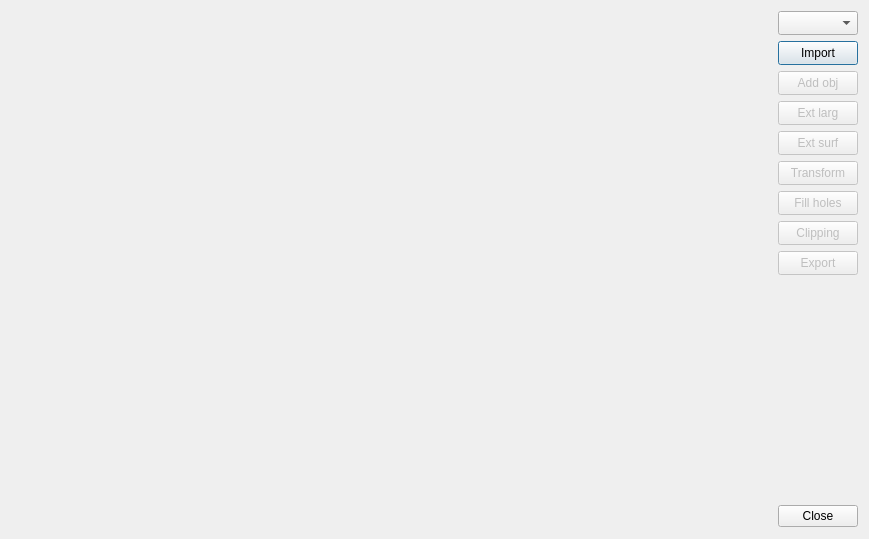
<?xml version="1.0" encoding="UTF-8"?>
<ui version="4.0">
 <class>DataProcess</class>
 <widget class="QDialog" name="DataProcess">
  <property name="windowModality">
   <enum>Qt::WindowModal</enum>
  </property>
  <property name="geometry">
   <rect>
    <x>0</x>
    <y>0</y>
    <width>869</width>
    <height>539</height>
   </rect>
  </property>
  <property name="windowTitle">
   <string>Data Processing</string>
  </property>
  <property name="windowIcon">
   <iconset resource="imageregistration.qrc">
    <normaloff>:/Icon/icon/processing_logo.png</normaloff>:/Icon/icon/processing_logo.png</iconset>
  </property>
  <property name="windowOpacity">
   <double>1.000000000000000</double>
  </property>
  <property name="styleSheet">
   <string notr="true"/>
  </property>
  <layout class="QGridLayout" name="gridLayout_2">
   <item row="0" column="0">
    <layout class="QGridLayout" name="gridLayout">
     <item row="0" column="0">
      <layout class="QHBoxLayout" name="horizontalLayout_2">
       <item>
        <widget class="QVTKWidget" name="qvtkWidget">
         <property name="sizePolicy">
          <sizepolicy hsizetype="Expanding" vsizetype="Expanding">
           <horstretch>0</horstretch>
           <verstretch>0</verstretch>
          </sizepolicy>
         </property>
         <property name="minimumSize">
          <size>
           <width>400</width>
           <height>200</height>
          </size>
         </property>
        </widget>
       </item>
       <item>
        <layout class="QVBoxLayout" name="verticalLayout">
         <item>
          <widget class="QComboBox" name="comboBox">
           <property name="minimumSize">
            <size>
             <width>75</width>
             <height>24</height>
            </size>
           </property>
          </widget>
         </item>
         <item>
          <widget class="QPushButton" name="Open">
           <property name="sizePolicy">
            <sizepolicy hsizetype="Fixed" vsizetype="Fixed">
             <horstretch>0</horstretch>
             <verstretch>0</verstretch>
            </sizepolicy>
           </property>
           <property name="minimumSize">
            <size>
             <width>75</width>
             <height>24</height>
            </size>
           </property>
           <property name="cursor">
            <cursorShape>PointingHandCursor</cursorShape>
           </property>
           <property name="text">
            <string>Import</string>
           </property>
           <property name="icon">
            <iconset resource="imageregistration.qrc">
             <normaloff>:/Icon/icon/folder2.png</normaloff>:/Icon/icon/folder2.png</iconset>
           </property>
          </widget>
         </item>
         <item>
          <widget class="QPushButton" name="addObject">
           <property name="enabled">
            <bool>false</bool>
           </property>
           <property name="sizePolicy">
            <sizepolicy hsizetype="Fixed" vsizetype="Fixed">
             <horstretch>0</horstretch>
             <verstretch>0</verstretch>
            </sizepolicy>
           </property>
           <property name="minimumSize">
            <size>
             <width>75</width>
             <height>24</height>
            </size>
           </property>
           <property name="cursor">
            <cursorShape>PointingHandCursor</cursorShape>
           </property>
           <property name="text">
            <string>Add obj</string>
           </property>
           <property name="icon">
            <iconset resource="imageregistration.qrc">
             <normaloff>:/Icon/icon/plus.png</normaloff>:/Icon/icon/plus.png</iconset>
           </property>
          </widget>
         </item>
         <item>
          <widget class="QPushButton" name="extractLarge">
           <property name="enabled">
            <bool>false</bool>
           </property>
           <property name="sizePolicy">
            <sizepolicy hsizetype="Fixed" vsizetype="Fixed">
             <horstretch>0</horstretch>
             <verstretch>0</verstretch>
            </sizepolicy>
           </property>
           <property name="minimumSize">
            <size>
             <width>75</width>
             <height>24</height>
            </size>
           </property>
           <property name="cursor">
            <cursorShape>PointingHandCursor</cursorShape>
           </property>
           <property name="text">
            <string>Ext larg</string>
           </property>
           <property name="icon">
            <iconset resource="imageregistration.qrc">
             <normaloff>:/Icon/icon/ExtractLargestSurface.png</normaloff>:/Icon/icon/ExtractLargestSurface.png</iconset>
           </property>
          </widget>
         </item>
         <item>
          <widget class="QPushButton" name="ExtractSurface">
           <property name="enabled">
            <bool>false</bool>
           </property>
           <property name="sizePolicy">
            <sizepolicy hsizetype="Fixed" vsizetype="Fixed">
             <horstretch>0</horstretch>
             <verstretch>0</verstretch>
            </sizepolicy>
           </property>
           <property name="minimumSize">
            <size>
             <width>75</width>
             <height>24</height>
            </size>
           </property>
           <property name="cursor">
            <cursorShape>PointingHandCursor</cursorShape>
           </property>
           <property name="text">
            <string>Ext surf</string>
           </property>
           <property name="icon">
            <iconset resource="imageregistration.qrc">
             <normaloff>:/Icon/icon/250px-Marching_tetrahedrons.png</normaloff>:/Icon/icon/250px-Marching_tetrahedrons.png</iconset>
           </property>
          </widget>
         </item>
         <item>
          <widget class="QPushButton" name="Transform">
           <property name="enabled">
            <bool>false</bool>
           </property>
           <property name="sizePolicy">
            <sizepolicy hsizetype="Fixed" vsizetype="Fixed">
             <horstretch>0</horstretch>
             <verstretch>0</verstretch>
            </sizepolicy>
           </property>
           <property name="minimumSize">
            <size>
             <width>75</width>
             <height>24</height>
            </size>
           </property>
           <property name="cursor">
            <cursorShape>PointingHandCursor</cursorShape>
           </property>
           <property name="text">
            <string>Transform</string>
           </property>
           <property name="icon">
            <iconset resource="imageregistration.qrc">
             <normaloff>:/Icon/icon/ruler.png</normaloff>:/Icon/icon/ruler.png</iconset>
           </property>
          </widget>
         </item>
         <item>
          <widget class="QPushButton" name="FillHoles">
           <property name="enabled">
            <bool>false</bool>
           </property>
           <property name="sizePolicy">
            <sizepolicy hsizetype="Fixed" vsizetype="Fixed">
             <horstretch>0</horstretch>
             <verstretch>0</verstretch>
            </sizepolicy>
           </property>
           <property name="minimumSize">
            <size>
             <width>75</width>
             <height>24</height>
            </size>
           </property>
           <property name="cursor">
            <cursorShape>PointingHandCursor</cursorShape>
           </property>
           <property name="text">
            <string>Fill holes</string>
           </property>
           <property name="icon">
            <iconset resource="imageregistration.qrc">
             <normaloff>:/Icon/icon/polygon.png</normaloff>:/Icon/icon/polygon.png</iconset>
           </property>
          </widget>
         </item>
         <item>
          <widget class="QPushButton" name="clipping">
           <property name="enabled">
            <bool>false</bool>
           </property>
           <property name="sizePolicy">
            <sizepolicy hsizetype="Fixed" vsizetype="Fixed">
             <horstretch>0</horstretch>
             <verstretch>0</verstretch>
            </sizepolicy>
           </property>
           <property name="minimumSize">
            <size>
             <width>75</width>
             <height>24</height>
            </size>
           </property>
           <property name="cursor">
            <cursorShape>PointingHandCursor</cursorShape>
           </property>
           <property name="text">
            <string>Clipping</string>
           </property>
           <property name="icon">
            <iconset resource="imageregistration.qrc">
             <normaloff>:/Icon/icon/scissors.png</normaloff>:/Icon/icon/scissors.png</iconset>
           </property>
          </widget>
         </item>
         <item>
          <widget class="QPushButton" name="Export">
           <property name="enabled">
            <bool>false</bool>
           </property>
           <property name="minimumSize">
            <size>
             <width>75</width>
             <height>24</height>
            </size>
           </property>
           <property name="cursor">
            <cursorShape>PointingHandCursor</cursorShape>
           </property>
           <property name="text">
            <string>Export</string>
           </property>
           <property name="icon">
            <iconset resource="imageregistration.qrc">
             <normaloff>:/Icon/icon/OK.png</normaloff>:/Icon/icon/OK.png</iconset>
           </property>
          </widget>
         </item>
         <item>
          <spacer name="verticalSpacer">
           <property name="orientation">
            <enum>Qt::Vertical</enum>
           </property>
           <property name="sizeType">
            <enum>QSizePolicy::Expanding</enum>
           </property>
           <property name="sizeHint" stdset="0">
            <size>
             <width>20</width>
             <height>40</height>
            </size>
           </property>
          </spacer>
         </item>
         <item>
          <widget class="QDialogButtonBox" name="Close">
           <property name="sizePolicy">
            <sizepolicy hsizetype="Fixed" vsizetype="Fixed">
             <horstretch>0</horstretch>
             <verstretch>0</verstretch>
            </sizepolicy>
           </property>
           <property name="minimumSize">
            <size>
             <width>75</width>
             <height>24</height>
            </size>
           </property>
           <property name="cursor">
            <cursorShape>PointingHandCursor</cursorShape>
           </property>
           <property name="orientation">
            <enum>Qt::Horizontal</enum>
           </property>
           <property name="standardButtons">
            <set>QDialogButtonBox::Close</set>
           </property>
          </widget>
         </item>
        </layout>
       </item>
      </layout>
     </item>
    </layout>
   </item>
  </layout>
 </widget>
 <customwidgets>
  <customwidget>
   <class>QVTKWidget</class>
   <extends>QWidget</extends>
   <header>QVTKWidget.h</header>
  </customwidget>
 </customwidgets>
 <resources>
  <include location="imageregistration.qrc"/>
 </resources>
 <connections>
  <connection>
   <sender>addObject</sender>
   <signal>clicked()</signal>
   <receiver>DataProcess</receiver>
   <slot>AddData()</slot>
   <hints>
    <hint type="sourcelabel">
     <x>819</x>
     <y>23</y>
    </hint>
    <hint type="destinationlabel">
     <x>434</x>
     <y>269</y>
    </hint>
   </hints>
  </connection>
  <connection>
   <sender>extractLarge</sender>
   <signal>clicked()</signal>
   <receiver>DataProcess</receiver>
   <slot>ExtractLargestSurface()</slot>
   <hints>
    <hint type="sourcelabel">
     <x>819</x>
     <y>53</y>
    </hint>
    <hint type="destinationlabel">
     <x>434</x>
     <y>269</y>
    </hint>
   </hints>
  </connection>
  <connection>
   <sender>clipping</sender>
   <signal>clicked()</signal>
   <receiver>DataProcess</receiver>
   <slot>Clipping()</slot>
   <hints>
    <hint type="sourcelabel">
     <x>819</x>
     <y>113</y>
    </hint>
    <hint type="destinationlabel">
     <x>434</x>
     <y>269</y>
    </hint>
   </hints>
  </connection>
  <connection>
   <sender>Close</sender>
   <signal>rejected()</signal>
   <receiver>DataProcess</receiver>
   <slot>reject()</slot>
   <hints>
    <hint type="sourcelabel">
     <x>798</x>
     <y>431</y>
    </hint>
    <hint type="destinationlabel">
     <x>423</x>
     <y>226</y>
    </hint>
   </hints>
  </connection>
  <connection>
   <sender>Open</sender>
   <signal>clicked()</signal>
   <receiver>DataProcess</receiver>
   <slot>OpenFile()</slot>
   <hints>
    <hint type="sourcelabel">
     <x>819</x>
     <y>23</y>
    </hint>
    <hint type="destinationlabel">
     <x>434</x>
     <y>269</y>
    </hint>
   </hints>
  </connection>
  <connection>
   <sender>Export</sender>
   <signal>clicked()</signal>
   <receiver>DataProcess</receiver>
   <slot>Export()</slot>
   <hints>
    <hint type="sourcelabel">
     <x>819</x>
     <y>173</y>
    </hint>
    <hint type="destinationlabel">
     <x>434</x>
     <y>269</y>
    </hint>
   </hints>
  </connection>
  <connection>
   <sender>FillHoles</sender>
   <signal>clicked()</signal>
   <receiver>DataProcess</receiver>
   <slot>FillHoles()</slot>
   <hints>
    <hint type="sourcelabel">
     <x>819</x>
     <y>143</y>
    </hint>
    <hint type="destinationlabel">
     <x>434</x>
     <y>269</y>
    </hint>
   </hints>
  </connection>
  <connection>
   <sender>Transform</sender>
   <signal>clicked()</signal>
   <receiver>DataProcess</receiver>
   <slot>Transform()</slot>
   <hints>
    <hint type="sourcelabel">
     <x>819</x>
     <y>173</y>
    </hint>
    <hint type="destinationlabel">
     <x>434</x>
     <y>269</y>
    </hint>
   </hints>
  </connection>
  <connection>
   <sender>ExtractSurface</sender>
   <signal>clicked()</signal>
   <receiver>DataProcess</receiver>
   <slot>ExtractSurface()</slot>
   <hints>
    <hint type="sourcelabel">
     <x>819</x>
     <y>143</y>
    </hint>
    <hint type="destinationlabel">
     <x>434</x>
     <y>269</y>
    </hint>
   </hints>
  </connection>
 </connections>
 <slots>
  <slot>OpenFile()</slot>
  <slot>ExtractLargestSurface()</slot>
  <slot>AddData()</slot>
  <slot>Clipping()</slot>
  <slot>Export()</slot>
  <slot>FillHoles()</slot>
  <slot>Transform()</slot>
  <slot>ExtractSurface()</slot>
 </slots>
</ui>
